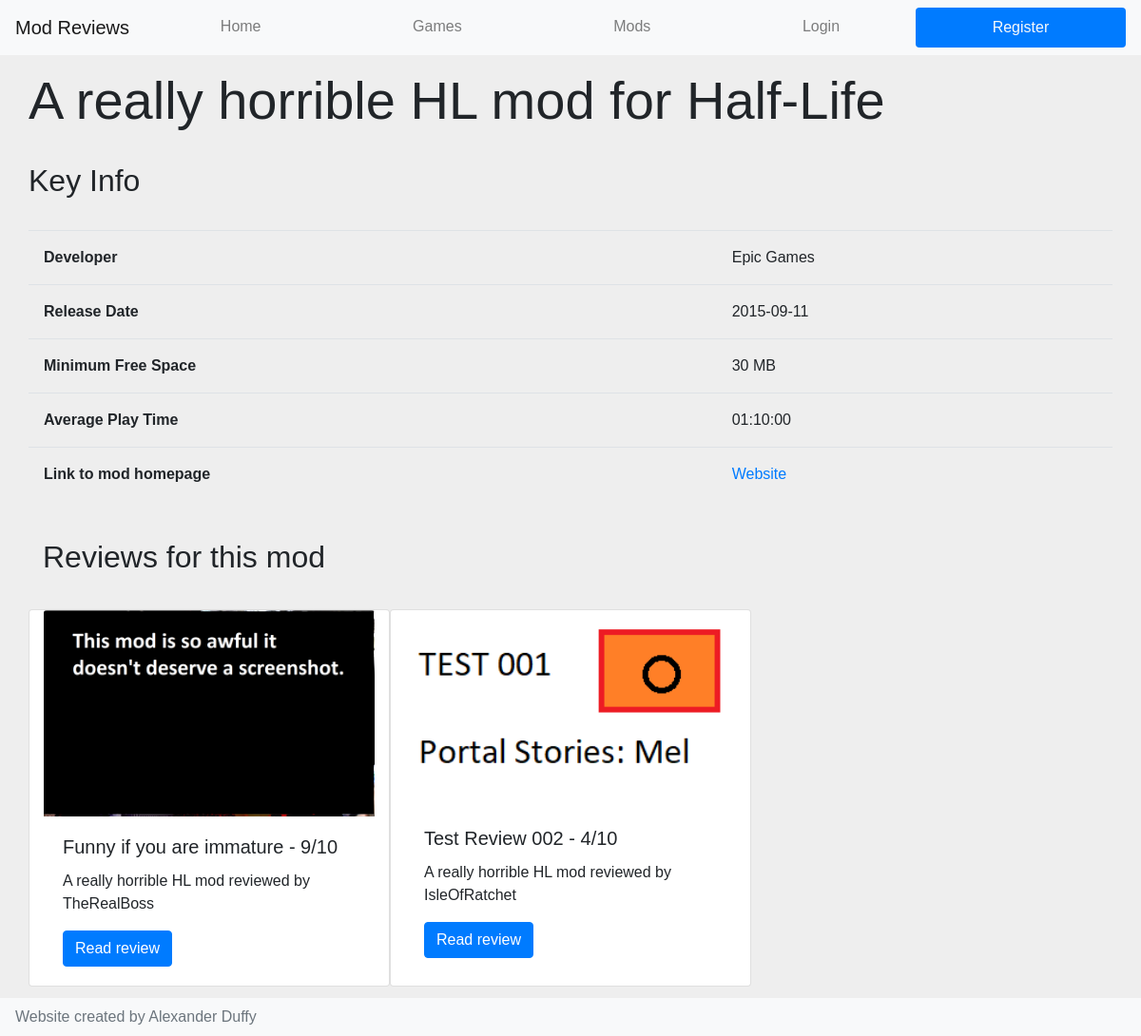
The app's page /gameReviews/modinfo.php?name=A really horrible HL mod with its own data.
### tables this page shows
CREATE TABLE `mods` (
  `id` int(11) NOT NULL,
  `name` varchar(255) NOT NULL,
  `releaseDate` date NOT NULL,
  `contentType` varchar(255) DEFAULT NULL,
  `diskSpace` int(6) DEFAULT NULL,
  `myReview` int(3) DEFAULT NULL,
  `modLength` time NOT NULL,
  `modLink` varchar(255) DEFAULT NULL,
  `developerID` int(11) DEFAULT NULL,
  `gameID` int(11) DEFAULT NULL
);

CREATE TABLE `game` (
  `id` int(11) NOT NULL,
  `name` varchar(255) NOT NULL,
  `releaseDate` date NOT NULL,
  `operatingSys` varchar(255) DEFAULT NULL,
  `diskSpace` int(6) DEFAULT NULL,
  `minCPU` int(4) DEFAULT NULL,
  `minRAM` int(6) DEFAULT NULL,
  `minGPU` int(6) DEFAULT NULL,
  `classification` enum('U','3','7','PG','12','15','16','18') DEFAULT NULL,
  `myReview` int(3) DEFAULT NULL,
  `criticReview` int(3) DEFAULT NULL,
  `developerID` int(11) DEFAULT NULL,
  `publisherID` int(11) DEFAULT NULL
);

CREATE TABLE `developer` (
  `id` int(11) NOT NULL,
  `name` varchar(255) NOT NULL,
  `nationality` varchar(255) DEFAULT NULL,
  `founder` varchar(255) DEFAULT NULL,
  `dateEstablished` date NOT NULL
);

CREATE TABLE `reviews` (
  `id` int(11) NOT NULL,
  `title` varchar(50) NOT NULL,
  `reviewtext` text NOT NULL,
  `reviewimg` varchar(255) DEFAULT NULL,
  `rating` tinyint(1) UNSIGNED NOT NULL,
  `userid` int(11) DEFAULT NULL,
  `gameid` int(11) DEFAULT NULL,
  `publisherid` int(11) DEFAULT NULL,
  `modid` int(11) DEFAULT NULL
);

CREATE TABLE `users` (
  `id` int(11) NOT NULL,
  `username` varchar(50) NOT NULL,
  `email` varchar(50) NOT NULL,
  `userpass` varchar(255) NOT NULL,
  `creationdate` datetime NOT NULL,
  `userbanned` tinyint(1) NOT NULL DEFAULT '0',
  `userIsAdmin` tinyint(1) NOT NULL DEFAULT '0',
  `profileimg` varchar(255) DEFAULT NULL
);

### gameReviews/checkuser.php (called while the page is built, shortened)
<?php
    if (isset($_SESSION["username"])) {
        $loggedin = true;
        $currentuser = $_SESSION["username"];
    } else {
        $loggedin = false;
    }
?>

### gameReviews/modinfo.php (the view, shortened to what this page needs)
<!DOCTYPE html>
<html lang="en">
    <head>
        <?php
            require("checkuser.php");
            require("connection.php");
            if (isset($_GET['name'])) {
                $modname = $_GET['name'];
            } else {
                header("Location: mods.php");
            }
        ?>
        <link href="https://stackpath.bootstrapcdn.com/bootstrap/4.1.0/css/bootstrap.min.css" rel="stylesheet">
        <link rel="stylesheet" href="styles.css">
    </head>
    <body>
        <div class="container">
            <br><br><br>
            <nav class="navbar fixed-top navbar-expand-lg navbar-light bg-light">
                <a class="navbar-brand" href="index.php">Mod Reviews</a>
                <div class="collapse navbar-collapse" id="navbar-content">
                    <div class="navbar-nav nav-fill w-100 align-items-start">
                        <a class="nav-item nav-link px-2" href="index.php">Home</a>
                        <a class="nav-item nav-link px-2" href="games.php">Games</a>
                        <a class="nav-item nav-link px-2" href="mods.php">Mods</a>
                        <?php
                            if($loggedin) {
                                echo("<a class='nav-item nav-link px-2' href='post.php'>Create Review</a>");
                                echo("<a class='nav-item nav-link px-2' href='profile.php'>$currentuser</a>
                                <a class='nav-item btn nav-link nav-primary bg-primary text-light px-2' href='logout.php'>Log Out</a>");
                            } else {
                                echo("<a class='nav-item nav-link px-2' href='login.php'>Login</a>
                                <a class='nav-item btn nav-link nav-primary bg-primary text-light px-2' href='register.php'>Register</a>");
                            }
                        ?>
                    </div>
                </div>
            </nav>
            <?php
                $sql = "SELECT mods.name AS modname, developer.name AS devname, game.name AS gamename, mods.id, mods.releaseDate AS modrelease, mods.contentType, mods.diskSpace AS moddisk, mods.modLength, mods.modLink
                FROM ((mods
                INNER JOIN game ON mods.gameID = game.id) INNER JOIN developer ON mods.developerID = developer.id) WHERE mods.name = \"$modname\"";
                if($results = mysqli_query($con, $sql)) {
                    if(mysqli_num_rows($results) > 0) {
                        while($row = mysqli_fetch_array($results)) {
                            echo("<div class='row'>");
                                echo("<h1 class='display-4 text-center'>" . $row['modname'] . " for " . $row['gamename'] . "</h1>");
                            echo("</div><br>");
                            echo("<div class='row'>");
                                echo("<h2 class='text-center'>Key Info</em></h2>");
                            echo("</div><br>");
                            echo("<div class='row'>");
                                echo("<table class='table'>");
                                        echo("<tr>");
                                            echo("<th scope='row' class='p-3'>Developer</th>");
                                            echo("<td class='p-3'>" . $row['devname'] . "</td>");
                                        echo("</tr>");
                                        echo("<tr>");
                                            echo("<th scope='row' class='p-3'>Release Date</th>");
                                            echo("<td class='p-3'>" . $row['modrelease'] . "</td>");
                                        echo("</tr>");
                                        echo("<tr>");
                                            echo("<th scope='row' class='p-3'>Minimum Free Space</th>");
                                            echo("<td class='p-3'>" . $row['moddisk'] . " MB</td>");
                                        echo("</tr>");
                                        echo("<tr>");
                                            echo("<th scope='row' class='p-3'>Average Play Time</th>");
                                            echo("<td class='p-3'>" . $row['modLength'] . "</td>");
                                        echo("</tr>");
                                        echo("<tr>");
                                            echo("<th scope='row' class='p-3'>Link to mod homepage</th>");
                                            echo("<td class='p-3'><a href='" . $row['modLink'] . "' target='_blank'>Website</a></td>");
                                        echo("</tr>");
                                echo("</table>");
                            echo("</div><br>");
                            echo("<h2>Reviews for this mod</h2><br>");
                        }
                    }
                } else {
                    die(mysqli_error($con));
                }
            ?>
            <div class="row">
                <?php
                    $sql = "SELECT users.username, mods.name, reviews.title, reviews.id, reviews.rating, reviews.reviewimg
                    FROM ((reviews
                    INNER JOIN users ON reviews.userid = users.id) INNER JOIN mods ON reviews.modid = mods.id) WHERE mods.name = \"$modname\" ORDER BY reviews.id DESC";
                    if($results = mysqli_query($con, $sql)) {
                        if(mysqli_num_rows($results) > 0) {
                            while($row = mysqli_fetch_array($results)) {
                                echo("<div class='col-9 col-md-6 col-lg-4 col-xl-4 card my-1'>");
                                echo("<img class='card-img-top' src='" . $row['reviewimg'] . "' alt='Review Image'>");
                                echo("<div class='card-body'>");
                                echo("<h5 class='card-title'>" . $row['title'] . " - " . $row['rating'] . "/10</h5>");
                                echo "<p class='card-text'>" . $row['name'] . " reviewed by " . $row['username'] . "</p>";
                                echo("<a href='review.php?id=" . $row['id'] . "' class='btn btn-primary'>Read review</a>");
                                echo("</div>");
                                echo("</div>");
                            }
                        }
                    } else {
                        die(mysqli_error($con));
                    }
                ?>
            </div>
        </div>
        <br><br>
        <nav class="navbar fixed-bottom navbar-light bg-light">
            <span class="text-muted">Website created by Alexander Duffy</span>
        </nav>
        <link rel="stylesheet" href="styles.css">
    </body>
</html>

### gameReviews/styles.css (style rules this page uses)
body { background-color:#EEEEEE; font-family:"Trebuchet MS", sans-serif; }

### records on screen
mods: name "A really horrible HL mod", gameID.name "Half-Life", developerID.name "Epic Games", releaseDate "2015-09-11", diskSpace "30", modLength "01:10:00"
reviews: reviewimg (picture), title "Funny if you are immature", rating "9", modid.name "A really horrible HL mod", userid.username "TheRealBoss"
reviews: reviewimg (picture), title "Test Review 002", rating "4", modid.name "A really horrible HL mod", userid.username "IsleOfRatchet"
